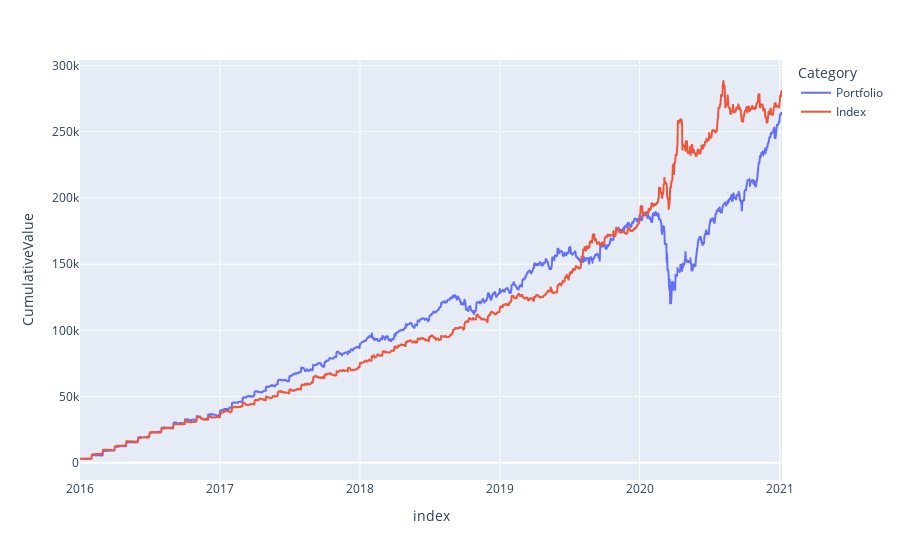

The code cell stored with this chart in its notebook:
### Code cell
fig = px.line(dfc3, x="index", y="CumulativeValue",color='Category')
fig.show()

### Figure 1 — Plotly figure (JSON) as saved in the notebook; plotly's stock layout.template omitted (floating-point values rounded to 4 significant figures; data arrays with more than 128 entries replaced by an {"elided": "..."} marker saying what was removed)
{"data": [{"hovertemplate": "Category=Portfolio<br>index=%{x}<br>CumulativeValue=%{y}<extra></extra>", "legendgroup": "Portfolio", "line": {"color": "#636efa", "dash": "solid"}, "mode": "lines", "name": "Portfolio", "showlegend": true, "type": "scattergl", "x": {"elided": "1834 str values"}, "xaxis": "x", "y": {"elided": "1834 float values"}, "yaxis": "y"}, {"hovertemplate": "Category=Index<br>index=%{x}<br>CumulativeValue=%{y}<extra></extra>", "legendgroup": "Index", "line": {"color": "#EF553B", "dash": "solid"}, "mode": "lines", "name": "Index", "showlegend": true, "type": "scattergl", "x": {"elided": "1834 str values"}, "xaxis": "x", "y": {"elided": "1834 float values"}, "yaxis": "y"}], "layout": {"legend": {"title": {"text": "Category"}, "tracegroupgap": 0}, "margin": {"t": 60}, "xaxis": {"anchor": "y", "domain": [0, 1], "title": {"text": "index"}}, "yaxis": {"anchor": "x", "domain": [0, 1], "title": {"text": "CumulativeValue"}}}}
